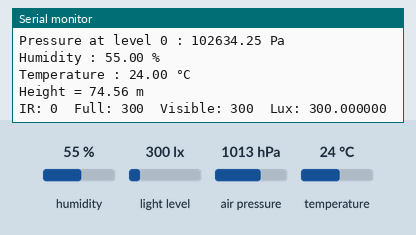
This sketch was run on a simulated ESP32. Shown: the last lines printed to the serial monitor. The test bench sets the inputs (shaded band); at power-on: humidity 55 %, light level 300 lx, air pressure 1013 hPa, temperature 24 °C.

Above: at 1.2 s.
1.3 s: humidity set to 22 %
2.8 s: light level set to 40 lx
4.3 s: air pressure set to 952 hPa
At 5.5 s:
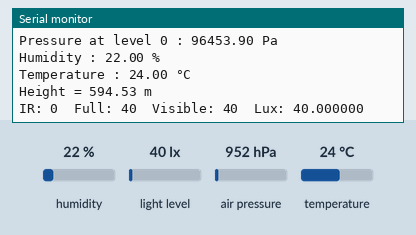
5.8 s: temperature set to 12 °C
At 7.4 s:
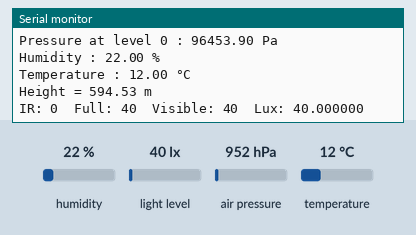

Measured:
- after the input at 4.3 s, the serial monitor: prints a new line after 0.07 s (image 1)
- after the input at 5.8 s, the serial monitor: prints a new line after 0.70 s (image 2)

The sketch:

Test_BME_TSL.ino
```cpp
#include <Wire.h>
#include <SPI.h>
#include <Adafruit_Sensor.h>
#include <Adafruit_BME280.h>
#include <Adafruit_TSL2591.h>

///--- Définitions des PINS

//-- BME PINS ASSIGNEMENTS

//--  BME280 wiring
// connect SCL to I2C Clock (PIN 36 on ESP32)
// connect SDA to I2C Data  (PIN 33 on ESP32)
// connect Vcc to 3.3V
// connect GROUND to GND

//--  TSL2591 wiring
// connect SCL to I2C Clock (PIN 27 on ESP32)
// connect SDA to I2C Data  (PIN 28 on ESP32)
// connect Vin to 3.3V
// connect GROUND to GND

///--- CONST
#define SEALEVELPRESSURE_HPA (1022)

///--- FUNCTIONS
void launchTslProcess();
void launchBmeProcess();

Adafruit_BME280 bme;  // I2C
Adafruit_TSL2591 tsl = Adafruit_TSL2591(2591); // pass in a number for the sensor identifier (for your use later)

// Initiate mod with pins management and communication speed
void setup()
{
  //pinMode(DI0, OUTPUT);
  Serial.begin(9600);
  while (!Serial);
  Serial.println();

  ///--- BME
  Serial.println("Beginning BME280 module settings...");

  // Try to find BME280 sensor
  while (!bme.begin(0x77, &Wire))
  {
    Serial.println("Could not find a valid BME280 sensor, check wiring!");
  }
  Serial.println("BME280 is founded and set");

  ///--- TSL
  Serial.println("Beginning TSL2591 module settings...");

  // Try to find Adafruit TSL2591
  while (!tsl.begin())
  {
  Serial.println(F("No sensor found ... check your wiring?"));
  }
  // Configures the gain and integration time for the TSL2591
  tsl.setGain(TSL2591_GAIN_MED);  //Medium gain (LOW for bright light and HIGH for dim light)
  tsl.setTiming(TSL2591_INTEGRATIONTIME_300MS); //Medium intergration time  (100MS for bright light to 600MS for dim light)
  Serial.println(F("TSL2591 sensor founded and set"));
}

void loop()
{
  Serial.print("\n");

  //-- LAUNCHING BME SENSOR PROCESS
  launchBmeProcess();
  //--- LAUNCHING TSL SENSOR PROCESS
  launchTslProcess();

  delay(2000);
}

///--- FUNCTIONS
void launchBmeProcess()
{
  bme.takeForcedMeasurement();

  //-- DISPLAY PRESSURE
  Serial.print("Pressure : ");
  Serial.print(bme.readPressure());
  Serial.println(" Pa");
  Serial.print("Pressure at level 0 : ");
  Serial.print(bme.readPressure()/0.987);
  Serial.println(" Pa");

  //-- DISPLAY HUMIDITY
  Serial.print("Humidity : ");
  Serial.print(bme.readHumidity());
  Serial.println(" %");

  //-- DISPLAY TEMPERATURE
  Serial.print("Temperature : ");
  Serial.print(bme.readTemperature());
  Serial.println(" °C");

  //-- DISPLAY ALTITUDE
  Serial.print("Height = ");
  Serial.print(bme.readAltitude(SEALEVELPRESSURE_HPA));
  Serial.println(" m");
}

void launchTslProcess()
{
  uint32_t lum = tsl.getFullLuminosity();
  uint16_t ir, full;
  ir = lum >> 16;
  full = lum & 0xFFFF;
  Serial.print(F("IR: ")); Serial.print(ir);  Serial.print(F("  "));
  Serial.print(F("Full: ")); Serial.print(full); Serial.print(F("  "));
  Serial.print(F("Visible: ")); Serial.print(full - ir); Serial.print(F("  "));
  Serial.print(F("Lux: ")); Serial.println(tsl.calculateLux(full, ir), 6);
}
```
